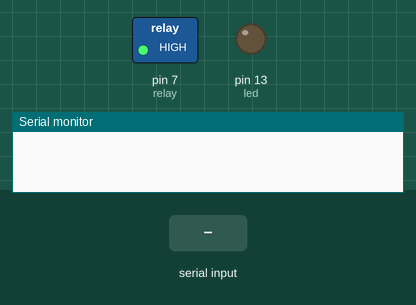
Recording of a sketch running on a simulated Arduino Uno, built with avr-gcc and run on an emulated ATmega328P. Shown: switched loads named in the sketch (green lamp = pin HIGH), output pins drawn as LEDs (lit = HIGH), the last lines printed to the serial monitor. Inputs (shaded band) come from the test bench.

Above: at 1.2 s.
1.3 s: "on" received over Serial
At 2.0 s:
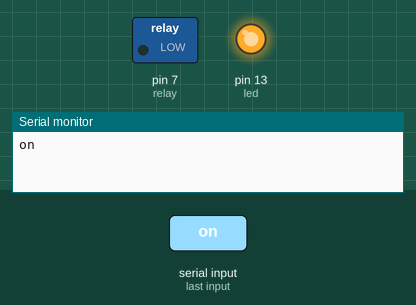
2.8 s: "reset" received over Serial
At 3.3 s:
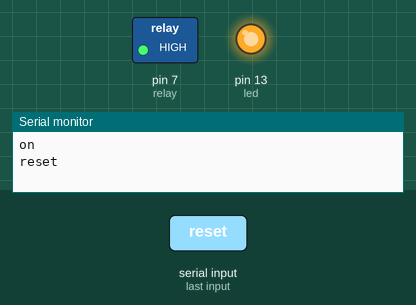
4.3 s: "of" received over Serial
At 5.5 s:
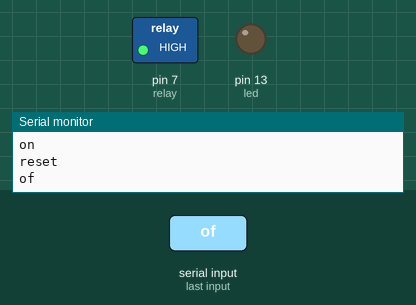
Timing chart, 0 to 7.3 s (numbered marks = the images above; inputs shaded):
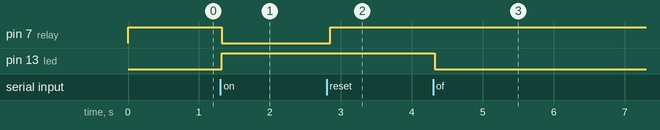

Measured:
- after the input at 1.3 s, pin 7 (relay): HIGH → LOW at once; pin 13 (led): LOW → HIGH at once
- after the input at 2.8 s, pin 7 (relay): LOW → HIGH after 0.05 s
- after the input at 4.3 s, pin 13 (led): HIGH → LOW at once

The sketch:

bluetooth.ino
```cpp
String voice;
#define led 13
#define relay 7

void setup() {
  // put your setup code here, to run once:
  Serial.begin(9600);
  pinMode(led,OUTPUT);
  pinMode(relay,OUTPUT);
  digitalWrite(relay,HIGH);
  voice = "";
}

void loop() {

  // put your main code here, to run repeatedly:
  while (Serial.available()){  //Check if there is an available byte to read
  delay(10); //Delay added to make thing stable
  char c = Serial.read(); //Conduct a serial read
  if (c == '#') {break;} //Exit the loop when the # is detected after the word
  voice += c; //Shorthand for voice = voice + c
  }

  if (voice.length() > 0) {
    Serial.println(voice);
//-----------------------------------------------------------------------//
  //----------Control Multiple Pins/ LEDs----------//
       if(voice == "on") {
        digitalWrite(led,HIGH);
        digitalWrite(relay,LOW);
       voice = "";
       }
        if(voice == "reset") {
        digitalWrite(led,HIGH);
        digitalWrite(relay,HIGH);
       voice = "";
       Serial.end();
       Serial.begin(9600);
        }
  else if(voice == "of"){
    digitalWrite(led,LOW);
    digitalWrite(relay,HIGH);
    voice = "";
    }


voice=""; //Reset the variable after initiating
}

}
```
